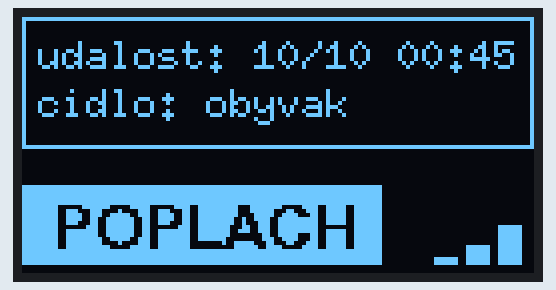
This sketch was run on a simulated Arduino Uno, built with avr-gcc and run on an emulated ATmega328P. Shown: 128×64 one-colour display.

Above: at 0.4 s.

The sketch:

temp.ino
```cpp
 #include "U8glib.h"

U8GLIB_SSD1306_128X64 u8g(U8G_I2C_OPT_NO_ACK);  // Display which does not send AC

void draw(void)
{
  u8g.drawFrame(0,0,128,33);
  u8g.setFont(u8g_font_6x10);
  u8g.setPrintPos(4, 13);
  u8g.print("udalost: 10/10 00:45");
  u8g.setPrintPos(4, 25);
  u8g.print("cidlo: obyvak");

  u8g.setColorIndex(1);
  u8g.drawBox(103, 60, 6, 2);
  u8g.drawBox(111, 57, 6, 5);
  u8g.drawBox(119, 52, 6, 10);
  u8g.drawBox(0, 42, 90, 20);
  u8g.setColorIndex(0);
  u8g.setPrintPos(8,58);
  u8g.setFont(u8g_font_fub11);
  u8g.print("POPLACH");

  u8g.setColorIndex(1);

}

void setup(void)
{
  // flip screen, if required
  // u8g.setRot180();
}

void loop(void) {
  // picture loop
  u8g.firstPage();
  do {
    draw();
  } while( u8g.nextPage() );

  // rebuild the picture after some delay
  delay(500);
}
```
